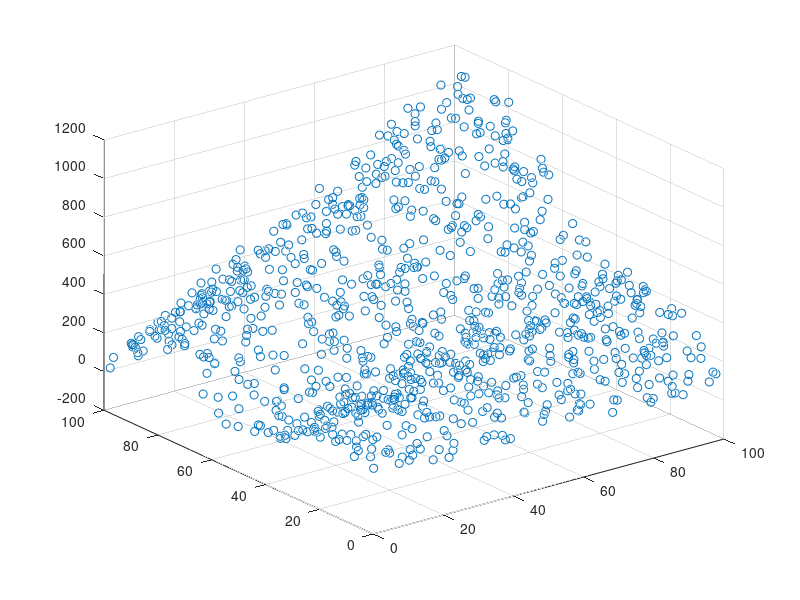

Write the MATLAB code that produced this figure. (Note: a time limit stopped this script after it produced the figure.)
clear
%problem (a)
load('p5.mat')
figure(1)
scatter3(x1,x2,Y)
%problem (b)
n=1000;
phi1=[ones(n,1) x1 x2];
theta1=phi1\Y;
Y1=phi1*theta1;
mse1=mean((Y-Y1).^2);
%problem (c)
[A,B]=meshgrid(x1,x2);
Y11=theta1(1,1)+theta1(2,1)*A+theta1(3,1)*B;
figure(2)
s1=surf(A,B,Y11);
s1.EdgeColor='none';
s1.FaceColor='interp';
%problem (d)
phi2=[ones(n,1) x1 x2 x1.^2 x1.*x2 x2.^2];
theta2=phi2\Y;
Y2=phi2*theta2;
mse2=mean((Y-Y2).^2);
%problem (e)
Y22=theta2(1,1)+theta2(2,1)*A+theta2(3,1)*B+theta2(4,1)*A.^2+theta2(5,1)*A.*B+theta2(6,1)*B.^2;
figure(3)
s2=surf(A,B,Y22);
s2.EdgeColor='none';
s2.FaceColor='interp';
%problem (f)
phi3=[ones(n,1) x1.*x2 sin(0.1*x2)];
theta3=phi3\Y;
Y3=phi3*theta3;
mse3=mean((Y-Y3).^2);
%problem (g)
Y33=theta3(1,1)+theta3(2,1)*A.*B+theta3(3,1)*sin(0.1*A);
figure(4)
s3=surf(A,B,Y33);
s3.EdgeColor='none';
s3.FaceColor='interp';
